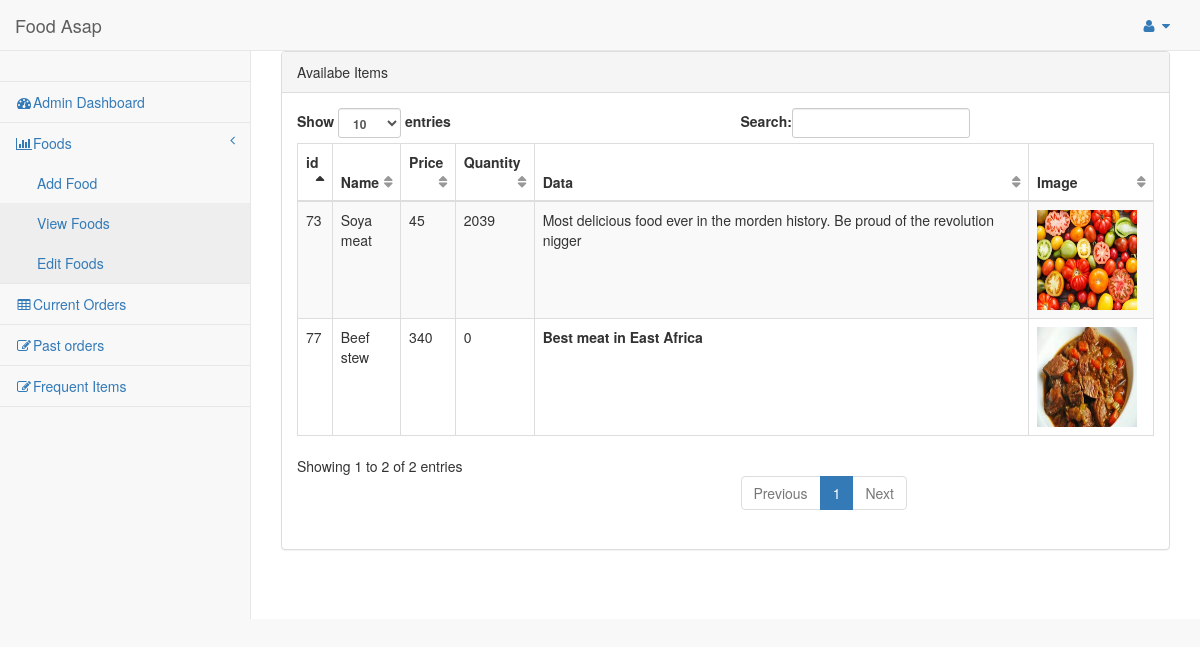
Page /pages/view.php on the committed database.
### tables this page shows
CREATE TABLE `foods` (
  `id` int(11) NOT NULL,
  `name` varchar(50) NOT NULL,
  `price` double NOT NULL,
  `contents` text NOT NULL,
  `image` varchar(255) NOT NULL,
  `category` varchar(255) NOT NULL,
  `quantity_remaining` int(10) NOT NULL,
  `qntytype` varchar(255) NOT NULL
);

### pages/view.php (the view, shortened to what this page needs)
<?php include('header.php');?>
<div id="page-wrapper">
    <div class="row">
        <div class="col-lg-12">
            <div class="panel panel-default">
                <div class="panel-heading">
                    Availabe Items
                </div>
                <div class="panel-body">
                    <table width="100%" class="table table-striped table-bordered table-hover" id="dataTables-example">
                        <thead>
                            <tr>
                                <th>id</th>
                                <th>Name</th>
                                <th>Price</th>
                                <th>Quantity</th>
                                <th>Data</th>
                                <th>Image</th>
                            </tr>
                        </thead>
                        <tbody>
                            <?php
                            include('dbconnect.php');
                            $sql="SELECT * FROM `foods`";
                            $r2 = mysqli_query($con,$sql);
                            while($row2 = mysqli_fetch_array($r2))
                            {
                                ?>
                              <tr class="gradeU">
                            <?php
                             $id=$row2['id'];
                             $name=$row2['name'];
                             $price=$row2['price'];
                             $contents=$row2['contents'];
                             $image=$row2['image'];
                             $quantity_remaining = $row2['quantity_remaining'];
                                echo '<td>'.$id.'</td>';
                                echo '<td>'.$name.'</td>';
                                echo '<td>'.$price.'</td>';
                                echo '<td>'.$quantity_remaining.'</td>';
                                echo '<td>'.$contents.'</td>';
                                $path ="images/".$image;
                                ?>
                                 <td> <img src=<?php echo $path ?> alt="img" style="width:100px;height:100px;"></td>
                              </tr>
                            <?php
                            }
                            ?>
                        </tbody>
                    </table>
                </div>
            </div>
        </div>
    </div>
</div>
<?php include('footer.php');?>

### pages/header.php (shortened to what this page needs)
<!DOCTYPE html>
<html lang="en">
<head>
    <link href="../vendor/bootstrap/css/bootstrap.min.css" rel="stylesheet">
    <link href="../vendor/metisMenu/metisMenu.min.css" rel="stylesheet">
    <link href="../dist/css/sb-admin-2.css" rel="stylesheet">
    <link href="../vendor/morrisjs/morris.css" rel="stylesheet">
    <link href="../vendor/font-awesome/css/font-awesome.min.css" rel="stylesheet" type="text/css">
</head>
<body>
    <div id="wrapper">
        <nav class="navbar navbar-default navbar-static-top" role="navigation" style="margin-bottom: 0">
            <div class="navbar-header">
                <a class="navbar-brand" href="index.php">Food Asap</a>
            </div>
            <ul class="nav navbar-top-links navbar-right">
                <li class="dropdown">
                    <a class="dropdown-toggle" data-toggle="dropdown" href="#">
                        <i class="fa fa-user fa-fw"></i> <i class="fa fa-caret-down"></i>
                    </a>
                </li>
            </ul>
                <div class="navbar-default sidebar" role="navigation">
                <div class="sidebar-nav navbar-collapse">
                    <ul class="nav" id="side-menu">
                        <li class="sidebar-search">
                        </li>
                        <li>
                            <a href="index.php"><i class="fa fa-dashboard fa-fw"></i>Admin Dashboard</a>
                        </li>
                        <li>
                            <a href="#"><i class="fa fa-bar-chart-o fa-fw"></i>Foods<span class="fa arrow"></span></a>
                            <ul class="nav nav-second-level">
                                <li>
                                    <a href="add_item.php">Add Food</a>
                                </li>
                                <li>
                                    <a href="view.php">View Foods</a>
                                </li>
                                <li>
                                    <a href="view.php">Edit Foods</a>
                                </li>
                            </ul>
                        </li>
                        <li>
                            <a href="currentorder.php"><i class="fa fa-table fa-fw"></i>Current Orders</a>
                        </li>
                        <li>
                            <a href="pastorders.php"><i class="fa fa-edit fa-fw"></i>Past orders</a>
                        </li>
                        <li>
                            <a href="frequent.php"><i class="fa fa-edit fa-fw"></i>Frequent Items</a>
                        </li>
                    </ul>
                </div>
            </div>
        </nav>

### pages/footer.php (shortened to what this page needs)
</body>
</html>

### rows in the picture
foods: id "73", name "Soya meat", price "45", quantity_remaining "2039", contents "Most delicious food ever in the morden history. Be proud of the revolution nigger", image (picture)
foods: id "77", name "Beef stew", price "340", quantity_remaining "0", contents "Best meat in East Africa", image (picture)
